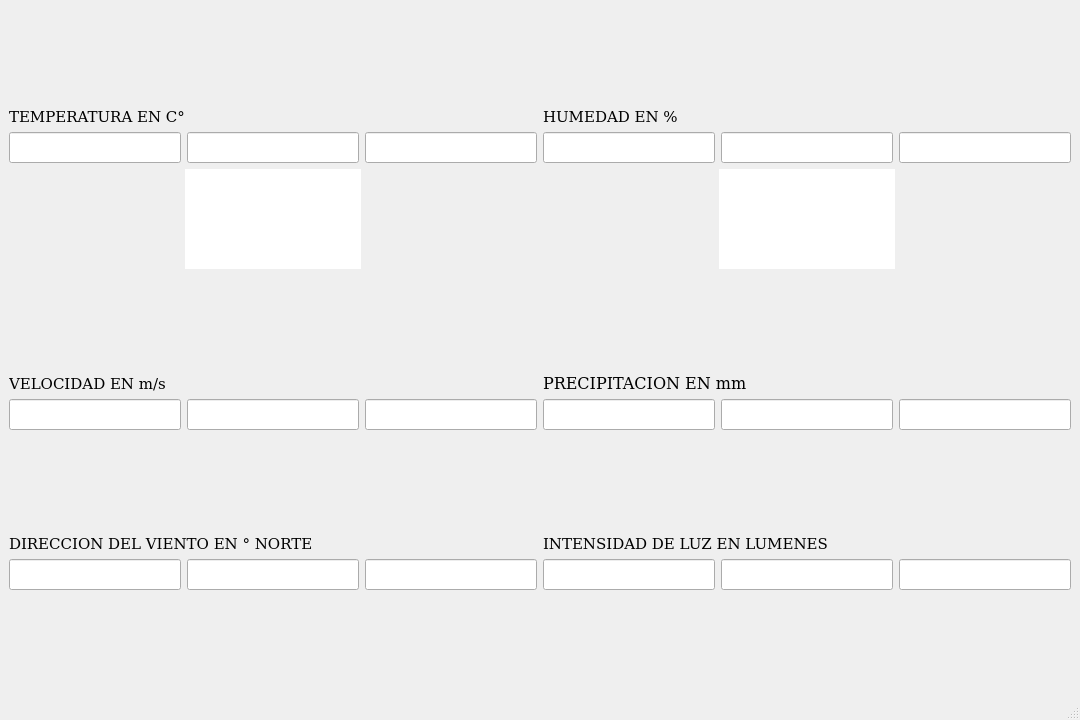
<?xml version="1.0" encoding="UTF-8"?>
<ui version="4.0">
 <class>MainWindow</class>
 <widget class="QMainWindow" name="MainWindow">
  <property name="geometry">
   <rect>
    <x>0</x>
    <y>0</y>
    <width>1080</width>
    <height>720</height>
   </rect>
  </property>
  <property name="windowTitle">
   <string>MainWindow</string>
  </property>
  <widget class="QWidget" name="centralwidget">
   <layout class="QGridLayout" name="gridLayout">
    <item row="0" column="0">
     <layout class="QVBoxLayout" name="verticalLayout_9">
      <item>
       <spacer name="verticalSpacer">
        <property name="orientation">
         <enum>Qt::Vertical</enum>
        </property>
        <property name="sizeHint" stdset="0">
         <size>
          <width>20</width>
          <height>40</height>
         </size>
        </property>
       </spacer>
      </item>
      <item>
       <layout class="QHBoxLayout" name="horizontalLayout_10">
        <item>
         <spacer name="horizontalSpacer_8">
          <property name="orientation">
           <enum>Qt::Horizontal</enum>
          </property>
          <property name="sizeHint" stdset="0">
           <size>
            <width>40</width>
            <height>20</height>
           </size>
          </property>
         </spacer>
        </item>
        <item>
         <layout class="QHBoxLayout" name="horizontalLayout_9">
          <item>
           <layout class="QVBoxLayout" name="verticalLayout_7">
            <item>
             <layout class="QVBoxLayout" name="verticalLayout_5">
              <item>
               <widget class="QLabel" name="label">
                <property name="font">
                 <font>
                  <family>DejaVu Serif</family>
                  <pointsize>11</pointsize>
                 </font>
                </property>
                <property name="text">
                 <string>TEMPERATURA EN C°</string>
                </property>
               </widget>
              </item>
              <item>
               <layout class="QHBoxLayout" name="horizontalLayout_6">
                <item>
                 <widget class="QLineEdit" name="Tmin">
                  <property name="minimumSize">
                   <size>
                    <width>125</width>
                    <height>25</height>
                   </size>
                  </property>
                  <property name="maximumSize">
                   <size>
                    <width>500</width>
                    <height>250</height>
                   </size>
                  </property>
                  <property name="font">
                   <font>
                    <family>DejaVu Sans</family>
                    <pointsize>14</pointsize>
                    <weight>75</weight>
                    <bold>true</bold>
                   </font>
                  </property>
                  <property name="styleSheet">
                   <string notr="true">QLineEdit { text-align: center; }</string>
                  </property>
                 </widget>
                </item>
                <item>
                 <widget class="QLineEdit" name="Tprom">
                  <property name="minimumSize">
                   <size>
                    <width>125</width>
                    <height>25</height>
                   </size>
                  </property>
                  <property name="maximumSize">
                   <size>
                    <width>500</width>
                    <height>250</height>
                   </size>
                  </property>
                  <property name="font">
                   <font>
                    <family>DejaVu Sans</family>
                    <pointsize>14</pointsize>
                    <weight>75</weight>
                    <bold>true</bold>
                   </font>
                  </property>
                  <property name="styleSheet">
                   <string notr="true">QLineEdit { text-align: center; }</string>
                  </property>
                 </widget>
                </item>
                <item>
                 <widget class="QLineEdit" name="Tmax">
                  <property name="minimumSize">
                   <size>
                    <width>125</width>
                    <height>25</height>
                   </size>
                  </property>
                  <property name="maximumSize">
                   <size>
                    <width>500</width>
                    <height>250</height>
                   </size>
                  </property>
                  <property name="font">
                   <font>
                    <family>DejaVu Sans</family>
                    <pointsize>14</pointsize>
                    <weight>75</weight>
                    <bold>true</bold>
                   </font>
                  </property>
                  <property name="styleSheet">
                   <string notr="true">QLineEdit { text-align: center; }</string>
                  </property>
                 </widget>
                </item>
               </layout>
              </item>
             </layout>
            </item>
            <item>
             <layout class="QHBoxLayout" name="horizontalLayout_7">
              <item>
               <spacer name="horizontalSpacer">
                <property name="orientation">
                 <enum>Qt::Horizontal</enum>
                </property>
                <property name="sizeHint" stdset="0">
                 <size>
                  <width>40</width>
                  <height>20</height>
                 </size>
                </property>
               </spacer>
              </item>
              <item>
               <widget class="QLineEdit" name="ledT">
                <property name="sizePolicy">
                 <sizepolicy hsizetype="Expanding" vsizetype="Expanding">
                  <horstretch>0</horstretch>
                  <verstretch>0</verstretch>
                 </sizepolicy>
                </property>
                <property name="minimumSize">
                 <size>
                  <width>100</width>
                  <height>100</height>
                 </size>
                </property>
                <property name="baseSize">
                 <size>
                  <width>100</width>
                  <height>100</height>
                 </size>
                </property>
                <property name="styleSheet">
                 <string notr="true">QLineEdit { border-radius: 100px; }</string>
                </property>
               </widget>
              </item>
              <item>
               <spacer name="horizontalSpacer_2">
                <property name="orientation">
                 <enum>Qt::Horizontal</enum>
                </property>
                <property name="sizeHint" stdset="0">
                 <size>
                  <width>40</width>
                  <height>20</height>
                 </size>
                </property>
               </spacer>
              </item>
             </layout>
            </item>
           </layout>
          </item>
          <item>
           <spacer name="horizontalSpacer_14">
            <property name="orientation">
             <enum>Qt::Horizontal</enum>
            </property>
            <property name="sizeHint" stdset="0">
             <size>
              <width>40</width>
              <height>20</height>
             </size>
            </property>
           </spacer>
          </item>
          <item>
           <spacer name="horizontalSpacer_5">
            <property name="orientation">
             <enum>Qt::Horizontal</enum>
            </property>
            <property name="sizeHint" stdset="0">
             <size>
              <width>40</width>
              <height>20</height>
             </size>
            </property>
           </spacer>
          </item>
          <item>
           <layout class="QVBoxLayout" name="verticalLayout_8">
            <item>
             <layout class="QVBoxLayout" name="verticalLayout_6">
              <item>
               <widget class="QLabel" name="label_2">
                <property name="font">
                 <font>
                  <family>DejaVu Serif</family>
                  <pointsize>11</pointsize>
                 </font>
                </property>
                <property name="text">
                 <string>HUMEDAD EN %</string>
                </property>
               </widget>
              </item>
              <item>
               <layout class="QHBoxLayout" name="horizontalLayout_5">
                <item>
                 <widget class="QLineEdit" name="Hmin">
                  <property name="minimumSize">
                   <size>
                    <width>125</width>
                    <height>25</height>
                   </size>
                  </property>
                  <property name="maximumSize">
                   <size>
                    <width>500</width>
                    <height>250</height>
                   </size>
                  </property>
                  <property name="font">
                   <font>
                    <family>DejaVu Sans</family>
                    <pointsize>14</pointsize>
                    <weight>75</weight>
                    <bold>true</bold>
                   </font>
                  </property>
                  <property name="styleSheet">
                   <string notr="true">QLineEdit { text-align: center; }</string>
                  </property>
                 </widget>
                </item>
                <item>
                 <widget class="QLineEdit" name="Hprom">
                  <property name="minimumSize">
                   <size>
                    <width>50</width>
                    <height>25</height>
                   </size>
                  </property>
                  <property name="maximumSize">
                   <size>
                    <width>500</width>
                    <height>250</height>
                   </size>
                  </property>
                  <property name="font">
                   <font>
                    <family>DejaVu Sans</family>
                    <pointsize>14</pointsize>
                    <weight>75</weight>
                    <bold>true</bold>
                   </font>
                  </property>
                  <property name="styleSheet">
                   <string notr="true">QLineEdit { text-align: center; }</string>
                  </property>
                 </widget>
                </item>
                <item>
                 <widget class="QLineEdit" name="Hmax">
                  <property name="minimumSize">
                   <size>
                    <width>50</width>
                    <height>25</height>
                   </size>
                  </property>
                  <property name="maximumSize">
                   <size>
                    <width>500</width>
                    <height>250</height>
                   </size>
                  </property>
                  <property name="font">
                   <font>
                    <family>DejaVu Sans</family>
                    <pointsize>14</pointsize>
                    <weight>75</weight>
                    <bold>true</bold>
                   </font>
                  </property>
                  <property name="styleSheet">
                   <string notr="true">QLineEdit { text-align: center; }</string>
                  </property>
                 </widget>
                </item>
               </layout>
              </item>
             </layout>
            </item>
            <item>
             <layout class="QHBoxLayout" name="horizontalLayout_8">
              <item>
               <spacer name="horizontalSpacer_3">
                <property name="orientation">
                 <enum>Qt::Horizontal</enum>
                </property>
                <property name="sizeHint" stdset="0">
                 <size>
                  <width>40</width>
                  <height>20</height>
                 </size>
                </property>
               </spacer>
              </item>
              <item>
               <widget class="QLineEdit" name="ledH">
                <property name="sizePolicy">
                 <sizepolicy hsizetype="Expanding" vsizetype="Expanding">
                  <horstretch>0</horstretch>
                  <verstretch>0</verstretch>
                 </sizepolicy>
                </property>
                <property name="minimumSize">
                 <size>
                  <width>100</width>
                  <height>100</height>
                 </size>
                </property>
                <property name="baseSize">
                 <size>
                  <width>125</width>
                  <height>63</height>
                 </size>
                </property>
                <property name="styleSheet">
                 <string notr="true">QLineEdit { border-radius: 100px; }</string>
                </property>
               </widget>
              </item>
              <item>
               <spacer name="horizontalSpacer_4">
                <property name="orientation">
                 <enum>Qt::Horizontal</enum>
                </property>
                <property name="sizeHint" stdset="0">
                 <size>
                  <width>40</width>
                  <height>20</height>
                 </size>
                </property>
               </spacer>
              </item>
             </layout>
            </item>
           </layout>
          </item>
         </layout>
        </item>
        <item>
         <spacer name="horizontalSpacer_11">
          <property name="orientation">
           <enum>Qt::Horizontal</enum>
          </property>
          <property name="sizeHint" stdset="0">
           <size>
            <width>40</width>
            <height>20</height>
           </size>
          </property>
         </spacer>
        </item>
       </layout>
      </item>
      <item>
       <spacer name="verticalSpacer_4">
        <property name="orientation">
         <enum>Qt::Vertical</enum>
        </property>
        <property name="sizeHint" stdset="0">
         <size>
          <width>20</width>
          <height>40</height>
         </size>
        </property>
       </spacer>
      </item>
      <item>
       <layout class="QHBoxLayout" name="horizontalLayout_12">
        <item>
         <spacer name="horizontalSpacer_9">
          <property name="orientation">
           <enum>Qt::Horizontal</enum>
          </property>
          <property name="sizeHint" stdset="0">
           <size>
            <width>40</width>
            <height>20</height>
           </size>
          </property>
         </spacer>
        </item>
        <item>
         <layout class="QHBoxLayout" name="horizontalLayout_11">
          <item>
           <layout class="QVBoxLayout" name="verticalLayout_2">
            <item>
             <widget class="QLabel" name="label_3">
              <property name="font">
               <font>
                <family>DejaVu Serif</family>
                <pointsize>11</pointsize>
               </font>
              </property>
              <property name="text">
               <string>VELOCIDAD EN m/s</string>
              </property>
             </widget>
            </item>
            <item>
             <layout class="QHBoxLayout" name="horizontalLayout_4">
              <item>
               <widget class="QLineEdit" name="Vmin">
                <property name="minimumSize">
                 <size>
                  <width>50</width>
                  <height>25</height>
                 </size>
                </property>
                <property name="maximumSize">
                 <size>
                  <width>500</width>
                  <height>250</height>
                 </size>
                </property>
                <property name="font">
                 <font>
                  <family>DejaVu Sans</family>
                  <pointsize>14</pointsize>
                  <weight>75</weight>
                  <bold>true</bold>
                 </font>
                </property>
                <property name="styleSheet">
                 <string notr="true">QLineEdit { text-align: center; }</string>
                </property>
               </widget>
              </item>
              <item>
               <widget class="QLineEdit" name="Vprom">
                <property name="minimumSize">
                 <size>
                  <width>50</width>
                  <height>25</height>
                 </size>
                </property>
                <property name="maximumSize">
                 <size>
                  <width>500</width>
                  <height>250</height>
                 </size>
                </property>
                <property name="font">
                 <font>
                  <family>DejaVu Sans</family>
                  <pointsize>14</pointsize>
                  <weight>75</weight>
                  <bold>true</bold>
                 </font>
                </property>
                <property name="styleSheet">
                 <string notr="true">QLineEdit { text-align: center; }</string>
                </property>
               </widget>
              </item>
              <item>
               <widget class="QLineEdit" name="Vmax">
                <property name="minimumSize">
                 <size>
                  <width>50</width>
                  <height>25</height>
                 </size>
                </property>
                <property name="maximumSize">
                 <size>
                  <width>500</width>
                  <height>250</height>
                 </size>
                </property>
                <property name="font">
                 <font>
                  <family>DejaVu Sans</family>
                  <pointsize>14</pointsize>
                  <weight>75</weight>
                  <bold>true</bold>
                 </font>
                </property>
                <property name="styleSheet">
                 <string notr="true">QLineEdit { text-align: center; }</string>
                </property>
               </widget>
              </item>
             </layout>
            </item>
           </layout>
          </item>
          <item>
           <spacer name="horizontalSpacer_6">
            <property name="orientation">
             <enum>Qt::Horizontal</enum>
            </property>
            <property name="sizeHint" stdset="0">
             <size>
              <width>40</width>
              <height>20</height>
             </size>
            </property>
           </spacer>
          </item>
          <item>
           <spacer name="horizontalSpacer_15">
            <property name="orientation">
             <enum>Qt::Horizontal</enum>
            </property>
            <property name="sizeHint" stdset="0">
             <size>
              <width>40</width>
              <height>20</height>
             </size>
            </property>
           </spacer>
          </item>
          <item>
           <layout class="QVBoxLayout" name="verticalLayout_3">
            <item>
             <widget class="QLabel" name="label_5">
              <property name="font">
               <font>
                <family>DejaVu Serif</family>
                <pointsize>12</pointsize>
               </font>
              </property>
              <property name="text">
               <string>PRECIPITACION EN mm</string>
              </property>
             </widget>
            </item>
            <item>
             <layout class="QHBoxLayout" name="horizontalLayout_2">
              <item>
               <widget class="QLineEdit" name="Pmin">
                <property name="minimumSize">
                 <size>
                  <width>50</width>
                  <height>25</height>
                 </size>
                </property>
                <property name="maximumSize">
                 <size>
                  <width>500</width>
                  <height>250</height>
                 </size>
                </property>
                <property name="font">
                 <font>
                  <family>DejaVu Sans</family>
                  <pointsize>14</pointsize>
                  <weight>75</weight>
                  <bold>true</bold>
                 </font>
                </property>
                <property name="styleSheet">
                 <string notr="true">QLineEdit { text-align: center; }</string>
                </property>
               </widget>
              </item>
              <item>
               <widget class="QLineEdit" name="Pprom">
                <property name="minimumSize">
                 <size>
                  <width>50</width>
                  <height>25</height>
                 </size>
                </property>
                <property name="maximumSize">
                 <size>
                  <width>500</width>
                  <height>250</height>
                 </size>
                </property>
                <property name="font">
                 <font>
                  <family>DejaVu Sans</family>
                  <pointsize>14</pointsize>
                  <weight>75</weight>
                  <bold>true</bold>
                 </font>
                </property>
                <property name="styleSheet">
                 <string notr="true">QLineEdit { text-align: center; }</string>
                </property>
               </widget>
              </item>
              <item>
               <widget class="QLineEdit" name="Pmax">
                <property name="minimumSize">
                 <size>
                  <width>50</width>
                  <height>25</height>
                 </size>
                </property>
                <property name="maximumSize">
                 <size>
                  <width>500</width>
                  <height>250</height>
                 </size>
                </property>
                <property name="font">
                 <font>
                  <family>DejaVu Sans</family>
                  <pointsize>14</pointsize>
                  <weight>75</weight>
                  <bold>true</bold>
                 </font>
                </property>
                <property name="styleSheet">
                 <string notr="true">QLineEdit { text-align: center; }</string>
                </property>
               </widget>
              </item>
             </layout>
            </item>
           </layout>
          </item>
         </layout>
        </item>
        <item>
         <spacer name="horizontalSpacer_12">
          <property name="orientation">
           <enum>Qt::Horizontal</enum>
          </property>
          <property name="sizeHint" stdset="0">
           <size>
            <width>40</width>
            <height>20</height>
           </size>
          </property>
         </spacer>
        </item>
       </layout>
      </item>
      <item>
       <spacer name="verticalSpacer_2">
        <property name="orientation">
         <enum>Qt::Vertical</enum>
        </property>
        <property name="sizeHint" stdset="0">
         <size>
          <width>20</width>
          <height>40</height>
         </size>
        </property>
       </spacer>
      </item>
      <item>
       <layout class="QHBoxLayout" name="horizontalLayout_14">
        <item>
         <spacer name="horizontalSpacer_10">
          <property name="orientation">
           <enum>Qt::Horizontal</enum>
          </property>
          <property name="sizeHint" stdset="0">
           <size>
            <width>40</width>
            <height>20</height>
           </size>
          </property>
         </spacer>
        </item>
        <item>
         <layout class="QHBoxLayout" name="horizontalLayout_13">
          <item>
           <layout class="QVBoxLayout" name="verticalLayout">
            <item>
             <widget class="QLabel" name="label_4">
              <property name="font">
               <font>
                <family>DejaVu Serif</family>
                <pointsize>11</pointsize>
               </font>
              </property>
              <property name="text">
               <string>DIRECCION DEL VIENTO EN ° NORTE</string>
              </property>
             </widget>
            </item>
            <item>
             <layout class="QHBoxLayout" name="horizontalLayout_3">
              <item>
               <widget class="QLineEdit" name="Dmin">
                <property name="minimumSize">
                 <size>
                  <width>50</width>
                  <height>25</height>
                 </size>
                </property>
                <property name="maximumSize">
                 <size>
                  <width>500</width>
                  <height>250</height>
                 </size>
                </property>
                <property name="font">
                 <font>
                  <family>DejaVu Sans</family>
                  <pointsize>14</pointsize>
                  <weight>75</weight>
                  <bold>true</bold>
                 </font>
                </property>
                <property name="styleSheet">
                 <string notr="true">QLineEdit { text-align: center; }</string>
                </property>
               </widget>
              </item>
              <item>
               <widget class="QLineEdit" name="Dprom">
                <property name="minimumSize">
                 <size>
                  <width>50</width>
                  <height>25</height>
                 </size>
                </property>
                <property name="maximumSize">
                 <size>
                  <width>500</width>
                  <height>250</height>
                 </size>
                </property>
                <property name="font">
                 <font>
                  <family>DejaVu Sans</family>
                  <pointsize>14</pointsize>
                  <weight>75</weight>
                  <bold>true</bold>
                 </font>
                </property>
                <property name="styleSheet">
                 <string notr="true">QLineEdit { text-align: center; }</string>
                </property>
               </widget>
              </item>
              <item>
               <widget class="QLineEdit" name="Dmax">
                <property name="minimumSize">
                 <size>
                  <width>50</width>
                  <height>25</height>
                 </size>
                </property>
                <property name="maximumSize">
                 <size>
                  <width>500</width>
                  <height>250</height>
                 </size>
                </property>
                <property name="font">
                 <font>
                  <family>DejaVu Sans</family>
                  <pointsize>14</pointsize>
                  <weight>75</weight>
                  <bold>true</bold>
                 </font>
                </property>
                <property name="styleSheet">
                 <string notr="true">QLineEdit { text-align: center; }</string>
                </property>
               </widget>
              </item>
             </layout>
            </item>
           </layout>
          </item>
          <item>
           <spacer name="horizontalSpacer_7">
            <property name="orientation">
             <enum>Qt::Horizontal</enum>
            </property>
            <property name="sizeHint" stdset="0">
             <size>
              <width>40</width>
              <height>20</height>
             </size>
            </property>
           </spacer>
          </item>
          <item>
           <spacer name="horizontalSpacer_16">
            <property name="orientation">
             <enum>Qt::Horizontal</enum>
            </property>
            <property name="sizeHint" stdset="0">
             <size>
              <width>40</width>
              <height>20</height>
             </size>
            </property>
           </spacer>
          </item>
          <item>
           <layout class="QVBoxLayout" name="verticalLayout_4">
            <item>
             <widget class="QLabel" name="label_6">
              <property name="font">
               <font>
                <family>DejaVu Serif</family>
                <pointsize>11</pointsize>
                <weight>50</weight>
                <bold>false</bold>
               </font>
              </property>
              <property name="text">
               <string>INTENSIDAD DE LUZ EN LUMENES</string>
              </property>
             </widget>
            </item>
            <item>
             <layout class="QHBoxLayout" name="horizontalLayout">
              <item>
               <widget class="QLineEdit" name="Lmin">
                <property name="minimumSize">
                 <size>
                  <width>10</width>
                  <height>5</height>
                 </size>
                </property>
                <property name="maximumSize">
                 <size>
                  <width>500</width>
                  <height>250</height>
                 </size>
                </property>
                <property name="font">
                 <font>
                  <family>DejaVu Sans</family>
                  <pointsize>14</pointsize>
                  <weight>75</weight>
                  <bold>true</bold>
                 </font>
                </property>
                <property name="styleSheet">
                 <string notr="true">QLineEdit { text-align: center; }</string>
                </property>
               </widget>
              </item>
              <item>
               <widget class="QLineEdit" name="Lprom">
                <property name="minimumSize">
                 <size>
                  <width>10</width>
                  <height>5</height>
                 </size>
                </property>
                <property name="maximumSize">
                 <size>
                  <width>500</width>
                  <height>250</height>
                 </size>
                </property>
                <property name="font">
                 <font>
                  <family>DejaVu Sans</family>
                  <pointsize>14</pointsize>
                  <weight>75</weight>
                  <bold>true</bold>
                 </font>
                </property>
                <property name="styleSheet">
                 <string notr="true">QLineEdit { text-align: center; }</string>
                </property>
               </widget>
              </item>
              <item>
               <widget class="QLineEdit" name="Lmax">
                <property name="minimumSize">
                 <size>
                  <width>10</width>
                  <height>5</height>
                 </size>
                </property>
                <property name="maximumSize">
                 <size>
                  <width>500</width>
                  <height>250</height>
                 </size>
                </property>
                <property name="font">
                 <font>
                  <family>DejaVu Sans</family>
                  <pointsize>14</pointsize>
                  <weight>75</weight>
                  <bold>true</bold>
                 </font>
                </property>
                <property name="styleSheet">
                 <string notr="true">QLineEdit { text-align: center; }</string>
                </property>
               </widget>
              </item>
             </layout>
            </item>
           </layout>
          </item>
         </layout>
        </item>
        <item>
         <spacer name="horizontalSpacer_13">
          <property name="orientation">
           <enum>Qt::Horizontal</enum>
          </property>
          <property name="sizeHint" stdset="0">
           <size>
            <width>40</width>
            <height>20</height>
           </size>
          </property>
         </spacer>
        </item>
       </layout>
      </item>
      <item>
       <spacer name="verticalSpacer_3">
        <property name="orientation">
         <enum>Qt::Vertical</enum>
        </property>
        <property name="sizeHint" stdset="0">
         <size>
          <width>20</width>
          <height>40</height>
         </size>
        </property>
       </spacer>
      </item>
     </layout>
    </item>
   </layout>
  </widget>
  <widget class="QMenuBar" name="menubar">
   <property name="geometry">
    <rect>
     <x>0</x>
     <y>0</y>
     <width>1080</width>
     <height>20</height>
    </rect>
   </property>
  </widget>
  <widget class="QStatusBar" name="statusbar"/>
 </widget>
 <resources/>
 <connections/>
</ui>
